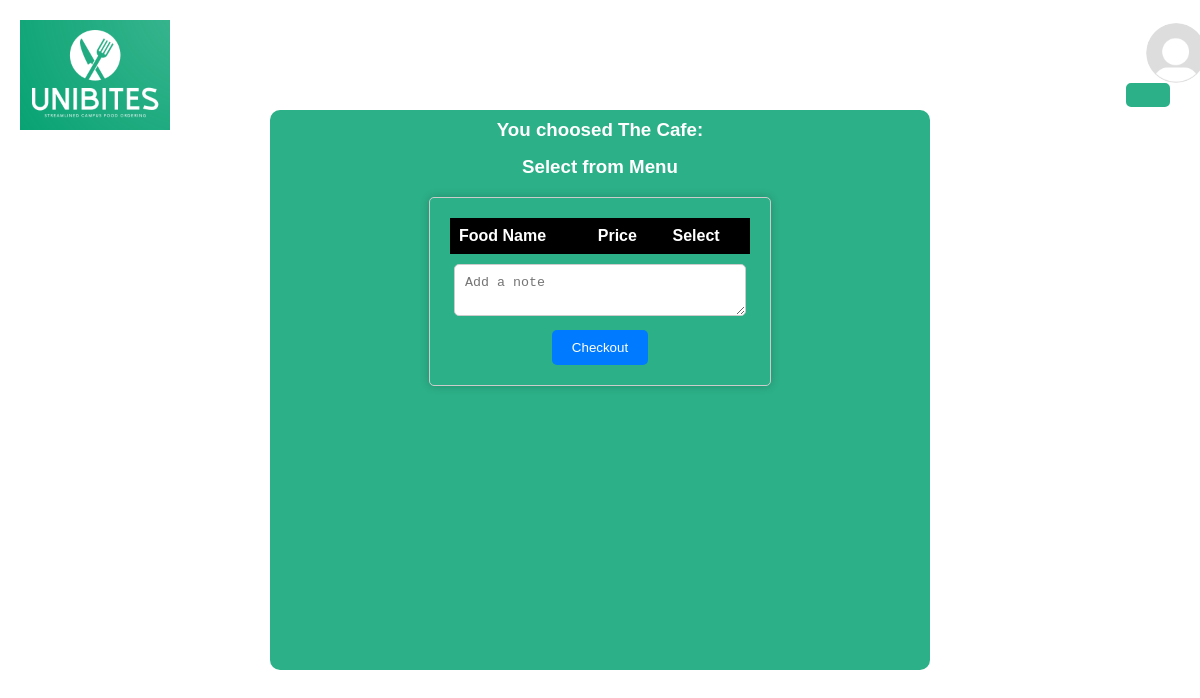
Before: /cafe/1/ with the older database file.
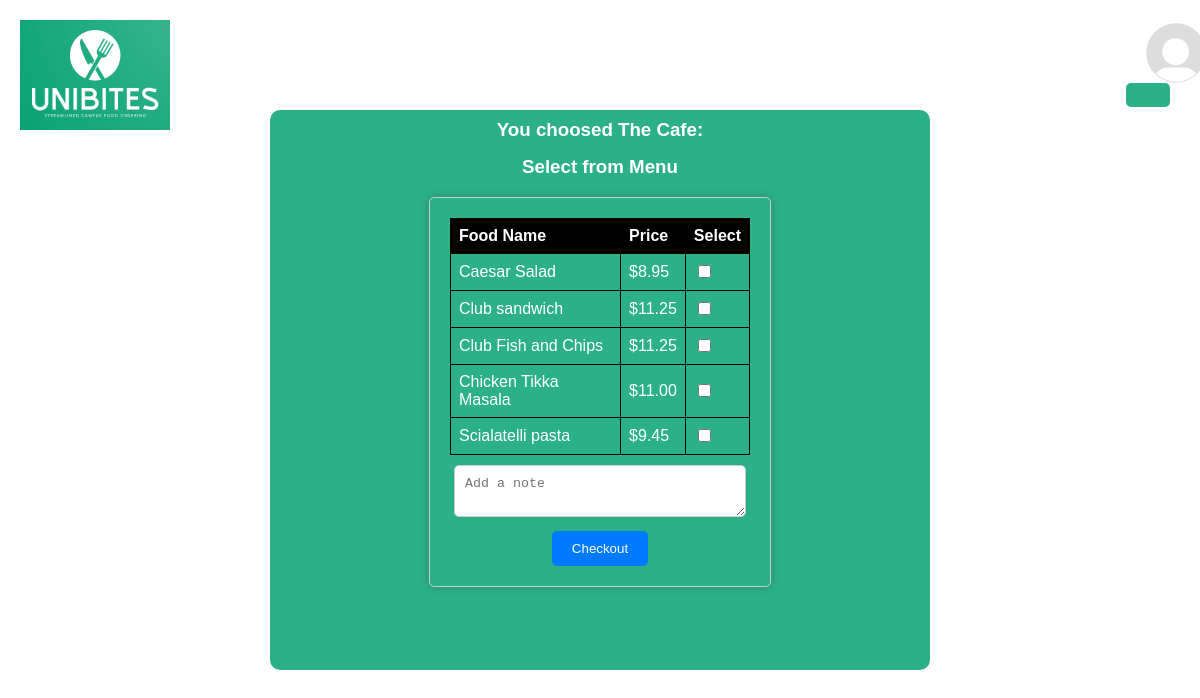
After: the same page with the newer database file.
### App/models.py (models this page shows, shortened)
class FoodItem(models.Model):
    cafe = models.ForeignKey(Cafe, on_delete=models.CASCADE)
    name = models.CharField(max_length=100)
    price = models.DecimalField(max_digits=6, decimal_places=2)

### App/views.py (the view)
# urls.py: path('cafe/<int:cafe_id>/', food_list, name='food_list'),
def food_list(request, cafe_id):
    cafe = Cafe.objects.get(pk=cafe_id)
    food_items = FoodItem.objects.filter(cafe=cafe)
    return render(request, 'app/food_list.html', {'cafe': cafe, 'food_items': food_items})

### App/templates/app/food_list.html (shortened to what this page needs)
{% load static %}
<!DOCTYPE html>
<html lang="en">
<head>
<link rel="stylesheet" href="{% static 'app/style.css' %}">
</head>
<body>
  <div class="header">
    <img src="{% static 'app/logo.png' %}" alt="Logo" class="logo">
    <div class="profile-container">
      {% if user.profile_image %}
      <img src="{{user.profile_image.url}}" alt="Profile Picture" class="profile-pic">
      {% else %}
      <img src="{% static 'app/profile-pic.jpg' %}" alt="Profile Picture" class="profile-pic">
      {% endif %}
      <button class="login-button">{{user.first_name}}</button>
    </div>
  </div>
<div class="container">
  <div class="content-box">
    <h3>    <p class="description">You choosed The Cafe: {{order.cafe.name}}
    </p></h3><br>
    <h3>    <p class="description">Select from Menu
    </p></h3>
    <form method="post" action="{% url 'app:order_confirmation' cafe.id %}">
    <table>
      <tr>
        <th>Food Name</th>
        <th>Price</th>
        <th>Select</th>
      </tr>
      {% for food_item in food_items %}
      <tr>
        <td>{{ food_item.name }}<td>${{ food_item.price }}</td> <td><input type="checkbox" name="food" value="{{ food_item.id }}"></td></td>
      </tr>
     {% endfor %}
    </table>
    <textarea name="note" placeholder="Add a note"></textarea>
    <button type="submit">Checkout</button>
</form>
  </div>
</div>
</body>
</html>

### App/static/app/style.css (style rules this page uses)
body { margin: 0; padding: 0; font-family: Arial, sans-serif; background-image: url('background-image.jpg'); background-size: cover; background-position: center; background-attachment: fixed; color: #ffffff; }
.header { display: flex; justify-content: space-between; align-items: center; padding: 20px; }
.logo { width: 150px; height: auto; }
.profile-container { display: flex; align-items: center; position: relative; }
.profile-pic { width: 60px; height: 60px; border-radius: 50%; margin-right: 10px; position: absolute; top: -20px; z-index: 2; margin-left: 20px; }
.login-button { padding: 10px 20px; background-color: transparent; color: #ffffff; border: 2px solid #2CB087; background-color: #2CB087; border-radius: 5px; font-size: 30px; cursor: pointer; transition: background-color 0.3s ease, border-color 0.3s ease; position: relative; z-index: 1; margin-top: 40px; margin-right: 10px; }
.container { display: flex; justify-content: center; align-items: start; }
.description { margin-top: -40px; }
.content-box { width: 600px; height: 500px; background-color: #2CB087; padding: 30px; text-align: center; border-radius: 10px; margin-top: -40px; }
table { border-collapse: collapse; width: 100%; max-width: 300px; margin: auto; }
th, td { border: 1px solid #000000; padding: 8px; text-align: left; }
th { background-color: #000000; }
input[type="checkbox"] { margin-right: 5px; }
form { max-width: 300px; margin: 0 auto; padding: 20px; border: 1px solid #ccc; border-radius: 5px; box-shadow: 0px 0px 10px rgba(0, 0, 0, 0.2); }
textarea { width: 90%; padding: 10px; margin-bottom: 10px; margin-top: 10px; border: 1px solid #ccc; border-radius: 5px; }
button { background-color: #007BFF; color: #fff; padding: 10px 20px; border: none; border-radius: 5px; cursor: pointer; }

Changed rows visible on the page:
added FoodItem: name "Caesar Salad", price "8.95"
added FoodItem: name "Club sandwich", price "11.25"
added FoodItem: name "Club Fish and Chips", price "11.25"
added FoodItem: name "Chicken Tikka Masala", price "11.00"
added FoodItem: name "Scialatelli pasta", price "9.45"
